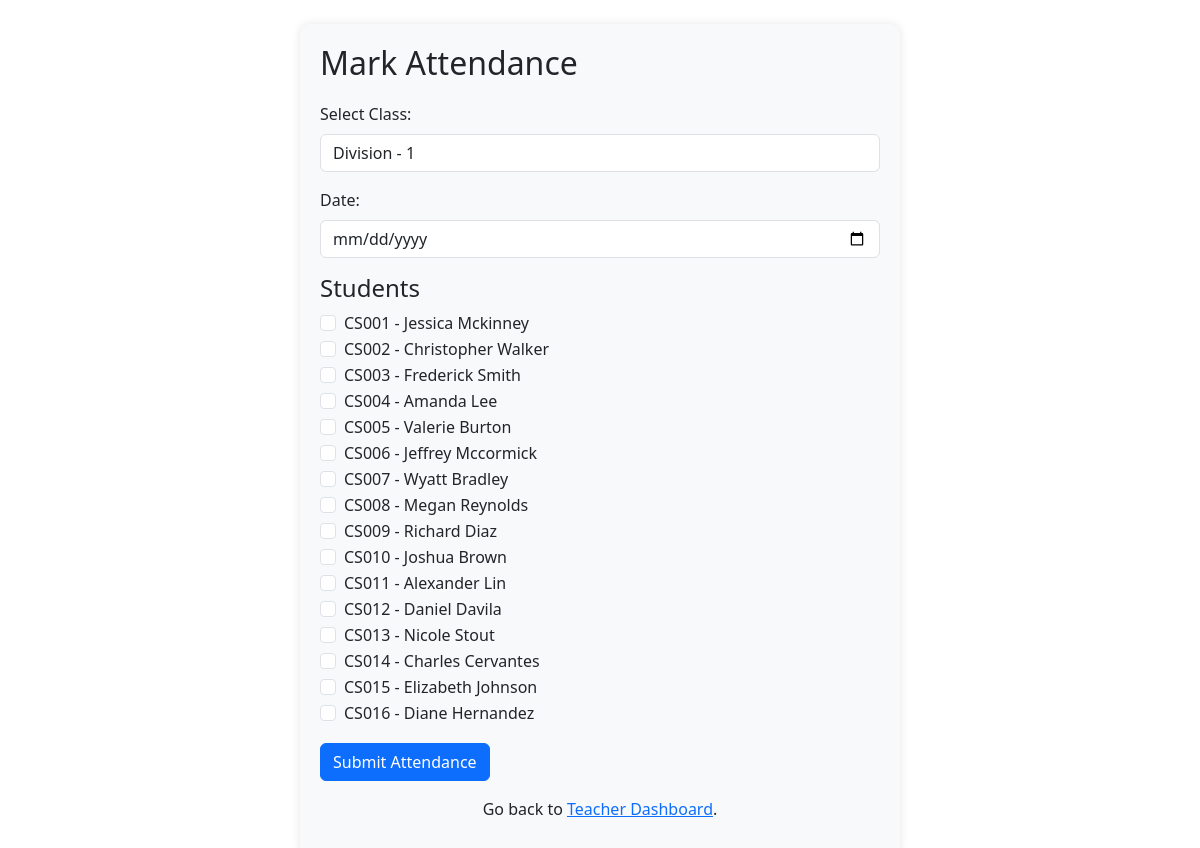
Screenshot of /mark_attendance?class_id=1 (signed in) with the database file from the repository.
### tables this page shows
CREATE TABLE Student (
                    id INTEGER PRIMARY KEY AUTOINCREMENT,
                    name TEXT NOT NULL,
                    email TEXT UNIQUE NOT NULL,
                    password TEXT NOT NULL,
                    roll_number TEXT UNIQUE NOT NULL,
                    class_id INTEGER,
                    user_id INTEGER,
                    FOREIGN KEY (class_id) REFERENCES Class(id)
                    FOREIGN KEY (user_id) REFERENCES users(id)
                   );

### app.py (the view, shortened to what this page needs)
@app.route('/mark_attendance', methods=['GET', 'POST'])
@teacher_required
def mark_attendance():
    conn = sqlite3.connect(DB_PATH)
    cursor = conn.cursor()
    teacher_id = session['user_id']
    cursor.execute('''SELECT Class.id, Class.name
    FROM Class
    JOIN TeacherClassSubject ON Class.id = TeacherClassSubject.class_id
    WHERE TeacherClassSubject.teacher_id = ?
    ''', (teacher_id,))
    print(teacher_id)
    classes = cursor.fetchall()
    print(classes)
    selected_class_id = request.args.get('class_id')
    selected_date = request.args.get('date')
    students = []
    if selected_class_id:
        cursor.execute("SELECT id, name, roll_number FROM Student WHERE class_id = ?", (selected_class_id,))
        students = cursor.fetchall()
    conn.close()
    return render_template('mark_attendance.html', classes=classes, students=students, selected_class_id=selected_class_id, selected_date=selected_date,teacher_id = teacher_id)

### app.py (called while the page is built)
@login_manager.user_loader
def load_user(user_id):
    conn = sqlite3.connect(DB_PATH)
    cursor = conn.cursor()
    cursor.execute("SELECT id, email, role FROM users WHERE id = ?", (user_id,))
    user = cursor.fetchone()
    conn.close()
    if user:
        return User(id=user[0], email=user[1], role=user[2])
    return None

def teacher_required(f):
    @wraps(f)
    def decorated_function(*args, **kwargs):
        if 'user_id' not in session or session.get('role') != 'teacher':
            return "Access Denied: Teachers Only", 403
        return f(*args, **kwargs)
    return decorated_function

### templates/mark_attendance.html (shortened to what this page needs)
</html><!DOCTYPE html>
<html lang="en">
<head>
    <link rel="stylesheet" href="https://cdn.jsdelivr.net/npm/bootstrap@5.3.0/dist/css/bootstrap.min.css">
</head>
<body class="container mt-4">
    <div class="form-container">
        <h2 class="form-header">Mark Attendance</h2>
        <form action="{{ url_for('mark_attendance') }}" method="POST">
            <div class="mb-3">
                <label for="class_id" class="form-label">Select Class:</label>
                <select id="class_id" name="class_id" class="form-control" required onchange="loadStudents()">
                    {% for class in classes %}
                        <option value="{{ class[0] }}" {% if selected_class_id and selected_class_id|int == class[0] %}selected{% endif %}>{{ class[1] }}</option>
                    {% endfor %}
                </select>
            </div>
            <div class="mb-3">
                <label for="date" class="form-label">Date:</label>
                <input type="date" id="date" name="date" class="form-control" value="{{ selected_date }}" required>
            </div>
            {% if students %}
                <h4>Students</h4>
                {% for student in students %}
                    <div class="form-check">
                        <input class="form-check-input" type="checkbox" name="{{ student[0] }}" value="Present">
                        <label class="form-check-label">{{ student[2] }} - {{ student[1] }}</label>
                    </div>
                {% endfor %}
            {% endif %}
            <button type="submit" class="btn btn-primary mt-3">Submit Attendance</button>
            <br>
            <div>
                <p class="text-center mt-3">Go back to <a href="{{ url_for('teacher_dashboard',teacher_id = teacher_id) }}">Teacher Dashboard</a>.</p>
            </div>
        </form>
    </div>
</body>
</html>

### templates/mark_attendance.html (style rules this page uses)
.form-container { max-width: 600px; margin: auto; padding: 20px; background-color: #f8f9fa; border-radius: 10px; box-shadow: 0 0 10px rgba(0, 0, 0, 0.1); }
.form-header { margin-bottom: 20px; }

### rows the page displays
Student: roll_number "CS001", name "Jessica Mckinney"
Student: roll_number "CS002", name "Christopher Walker"
Student: roll_number "CS003", name "Frederick Smith"
Student: roll_number "CS004", name "Amanda Lee"
Student: roll_number "CS005", name "Valerie Burton"
Student: roll_number "CS006", name "Jeffrey Mccormick"
Student: roll_number "CS007", name "Wyatt Bradley"
Student: roll_number "CS008", name "Megan Reynolds"
Student: roll_number "CS009", name "Richard Diaz"
Student: roll_number "CS010", name "Joshua Brown"
Student: roll_number "CS011", name "Alexander Lin"
Student: roll_number "CS012", name "Daniel Davila"
Student: roll_number "CS013", name "Nicole Stout"
Student: roll_number "CS014", name "Charles Cervantes"
Student: roll_number "CS015", name "Elizabeth Johnson"
Student: roll_number "CS016", name "Diane Hernandez"

### other values shown
form field class_id "Division - 1"
